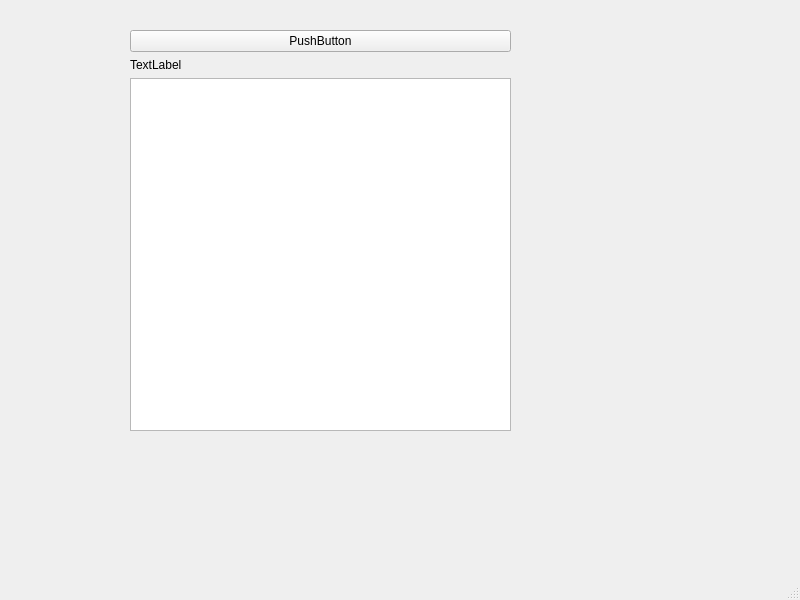
<?xml version="1.0" encoding="UTF-8"?>
<ui version="4.0">
 <class>MainWindow</class>
 <widget class="QMainWindow" name="MainWindow">
  <property name="geometry">
   <rect>
    <x>0</x>
    <y>0</y>
    <width>800</width>
    <height>600</height>
   </rect>
  </property>
  <property name="windowTitle">
   <string>MainWindow</string>
  </property>
  <widget class="QWidget" name="centralwidget">
   <widget class="QWidget" name="verticalLayoutWidget">
    <property name="geometry">
     <rect>
      <x>130</x>
      <y>30</y>
      <width>381</width>
      <height>401</height>
     </rect>
    </property>
    <layout class="QVBoxLayout" name="verticalLayout">
     <item>
      <widget class="QPushButton" name="pushButton">
       <property name="text">
        <string>PushButton</string>
       </property>
      </widget>
     </item>
     <item>
      <widget class="QLabel" name="label">
       <property name="text">
        <string>TextLabel</string>
       </property>
      </widget>
     </item>
     <item>
      <widget class="QTextBrowser" name="textBrowser"/>
     </item>
    </layout>
   </widget>
  </widget>
  <widget class="QMenuBar" name="menubar">
   <property name="geometry">
    <rect>
     <x>0</x>
     <y>0</y>
     <width>800</width>
     <height>22</height>
    </rect>
   </property>
  </widget>
  <widget class="QStatusBar" name="statusbar"/>
 </widget>
 <resources/>
 <connections/>
</ui>
